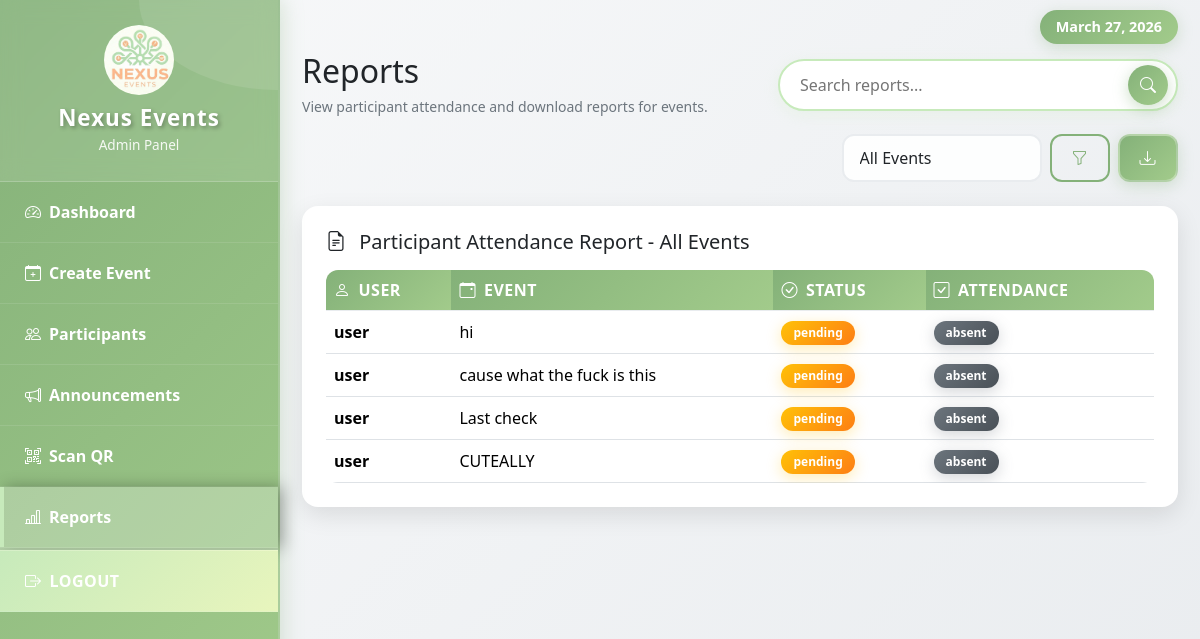
/reports.php (signed in), run on the app's committed database.
### tables this page shows
CREATE TABLE `registrations` (
  `id` int(11) NOT NULL,
  `user_id` int(11) DEFAULT NULL,
  `event_id` int(11) DEFAULT NULL,
  `status` enum('pending','approved','rejected') DEFAULT 'pending',
  `qr_code` varchar(255) DEFAULT NULL,
  `attendance` enum('absent','present') DEFAULT 'absent',
  `registration_date` timestamp NOT NULL DEFAULT current_timestamp()
);

CREATE TABLE `users` (
  `id` int(11) NOT NULL,
  `name` varchar(100) DEFAULT NULL,
  `email` varchar(100) DEFAULT NULL,
  `password` varchar(255) DEFAULT NULL,
  `role` enum('user','admin') DEFAULT 'user',
  `created_at` timestamp NOT NULL DEFAULT current_timestamp()
);

CREATE TABLE `events` (
  `id` int(11) NOT NULL,
  `title` varchar(150) DEFAULT NULL,
  `description` text DEFAULT NULL,
  `event_date` date DEFAULT NULL,
  `location` varchar(150) DEFAULT NULL,
  `participant_limit` int(11) DEFAULT NULL,
  `created_by` int(11) DEFAULT NULL,
  `poster` varchar(255) DEFAULT NULL,
  `start_time` time DEFAULT NULL,
  `end_time` time DEFAULT NULL
);

### reports.php (the view, shortened to what this page needs)
<?php
include "db.php";
?>
<!DOCTYPE html>
<html lang="en">
<head>
    <link href="https://cdn.jsdelivr.net/npm/bootstrap@5.3.2/dist/css/bootstrap.min.css" rel="stylesheet">
    <link href="https://cdn.jsdelivr.net/npm/bootstrap-icons@1.10.5/font/bootstrap-icons.css" rel="stylesheet">
</head>
<body>
    <div class="sidebar" id="sidebar">
        <div class="sidebar-header text-center">
            <img src="nexuslogo.png" alt="Logo" class="sidebar-logo">
            <h3>Nexus Events</h3>
            <small>Admin Panel</small>
        </div>
        <ul>
            <li><a href="admin_dashboard.php"><i class="bi bi-speedometer2 me-2"></i> Dashboard</a></li>
            <li><a href="create_event.php"><i class="bi bi-calendar-plus me-2"></i> Create Event</a></li>
            <li><a href="participants.php"><i class="bi bi-people me-2"></i> Participants</a></li>
            <li><a href="announcements.php"><i class="bi bi-megaphone me-2"></i> Announcements</a></li>
            <li><a href="scan_qr.php"><i class="bi bi-qr-code-scan me-2"></i> Scan QR</a></li>
            <li><a href="reports.php" class="active"><i class="bi bi-bar-chart-line me-2"></i> Reports</a></li>
            <li class="logout-link"><a href="logout.php"><i class="bi bi-box-arrow-right me-2"></i> Logout</a></li>
        </ul>
    </div>
     <div class="main-content" id="mainContent" style="padding-top: 20px;">
    <div class="container-fluid">
        <div class="w-100 d-flex justify-content-end mb-2">
            <span class="badge bg-primary" style="font-size: 0.9rem; padding: 0.6rem 1rem;">
                <?php echo date('F d, Y'); ?>
            </span>
        </div>
        <div class="d-flex flex-column flex-lg-row justify-content-between align-items-lg-center mb-3 gap-2">
    <div>
        <h2 class="mb-1">Reports</h2>
        <small class="text-muted">View participant attendance and download reports for events.</small>
    </div>
   <div style="width: 100%; max-width: 400px; margin-left: auto;">
        <div class="search-bar">
            <form onsubmit="performSearch(); return false;" style="display: inline; width: 100%;">
                <input type="text" id="globalSearch" class="search-input"
                    placeholder="Search reports...">
                <button type="button" class="search-btn" onclick="performSearch()">
                    <i class="bi bi-search"></i>
                </button>
            </form>
        </div>
</div>
        </div>
            <div class="d-flex justify-content-end mb-4">
                <form method="GET" class="d-flex gap-2 align-items-center">
                    <select name="event_id" class="form-select" style="width:200px;">
                        <option value="">All Events</option>
                    </select>
                    <button type="submit" class="btn btn-outline-primary" title="Filter">
                        <i class="bi bi-funnel"></i>
                    </button>
                    <a href="reports.php?download=1<?php echo isset($_GET['event_id']) ? '&event_id=' . $_GET['event_id'] : ''; ?>" class="btn btn-primary btn-sm" title="Download CSV">
                        <i class="bi bi-download"></i>
                    </a>
                </form>
            </div>
            <div class="card report-card">
                <div class="card-body p-4">
                    <h5 class="mb-3">
                        <i class="bi bi-file-earmark-text me-2"></i>
                        Participant Attendance Report
                        <?php
if (isset($_GET['event_id'])) {
    $row = $conn->query("SELECT title FROM events WHERE id='{$_GET['event_id']}'")->fetch_assoc();
    echo ' - ' . ($row['title'] ?? 'Event not found');
} else {
    echo ' - All Events';
}
?>
                    </h5>
                    <div class="table-responsive">
                        <table class="table table-hover align-middle mb-0">
                            <thead class="table-light">
                                <tr>
                                    <th><i class="bi bi-person me-2"></i>User</th>
                                    <th><i class="bi bi-calendar-event me-2"></i>Event</th>
                                    <th><i class="bi bi-check-circle me-2"></i>Status</th>
                                    <th><i class="bi bi-check-square me-2"></i>Attendance</th>
                                </tr>
                            </thead>
                            <tbody>
                                <?php
                                $where_clause = "";
                                $sql="SELECT users.name,events.title,registrations.status,registrations.attendance
                                FROM registrations
                                JOIN users ON users.id=registrations.user_id
                                JOIN events ON events.id=registrations.event_id
                                $where_clause";
                                $result=$conn->query($sql);
                                if($result->num_rows > 0){
                                    while($row=$result->fetch_assoc()){
                                        echo "<tr>";
                                        echo "<td><strong>" . htmlspecialchars($row['name']) . "</strong></td>";
                                        echo "<td>" . htmlspecialchars($row['title']) . "</td>";
                                        echo "<td><span class='badge bg-" . ($row['status'] == 'confirmed' ? 'success' : 'warning') . "'>" . htmlspecialchars($row['status']) . "</span></td>";
                                        echo "<td><span class='badge bg-" . ($row['attendance'] == 'present' ? 'success' : 'secondary') . "'>" . htmlspecialchars($row['attendance']) . "</span></td>";
                                        echo "</tr>";
                                    }
                                } else {
                                    echo "<tr><td colspan='4' class='text-center text-muted py-4'>
                                            <i class='bi bi-people me-2'></i>
                                            No participants found for the selected event.
                                          </td></tr>";
                                }
                                ?>
                            </tbody>
                        </table>
                    </div>
                </div>
            </div>
        </div>
        <?php include "footer.php"; ?>
    </body>
    </html>

### data on the page
registrations: user.name "user", event.title "hi", status "pending", attendance "absent"
registrations: user.name "user", event.title "cause what the fuck is this", status "pending", attendance "absent"
registrations: user.name "user", event.title "Last check", status "pending", attendance "absent"
registrations: user.name "user", event.title "CUTEALLY", status "pending", attendance "absent"
